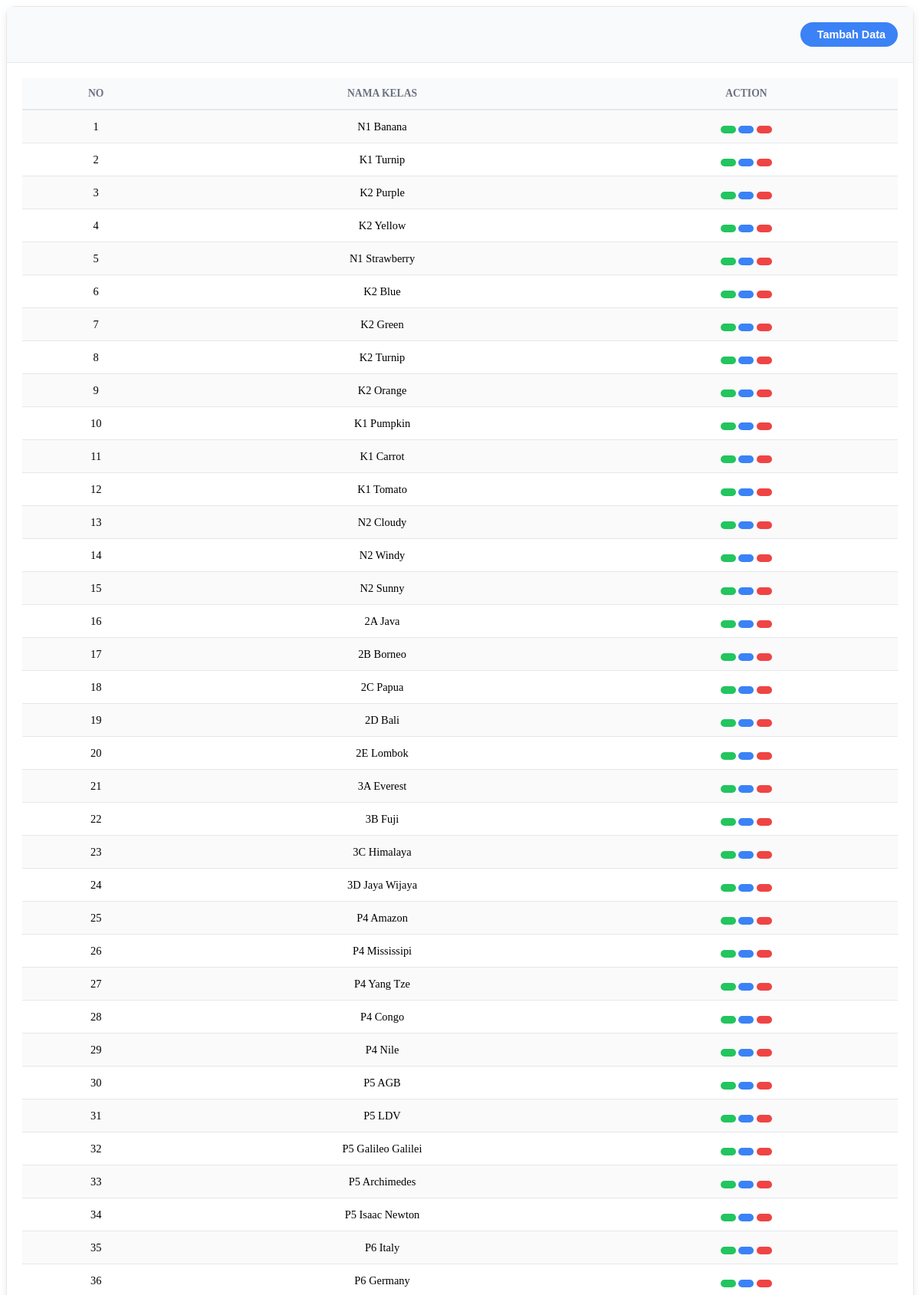
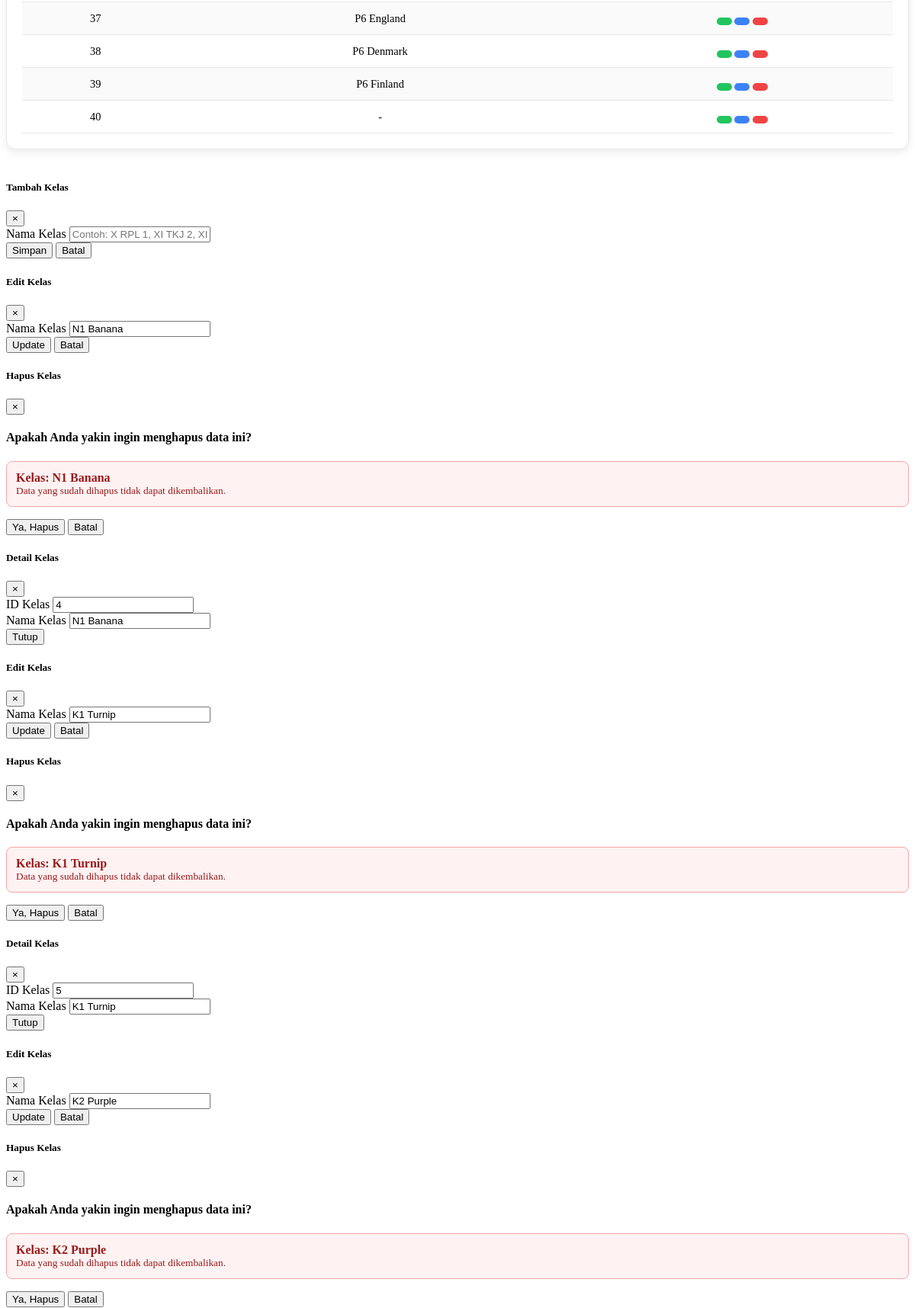
/admin/master/kelas/datakelas.php (upper part), run on the app's committed database (2 pictures, top to bottom).
### tables this page shows
CREATE TABLE `kelas` (
  `id_kelas` int(11) NOT NULL,
  `nama_kelas` varchar(22) DEFAULT NULL
);

### admin/master/kelas/datakelas.php (the view, shortened to what this page needs)
<?php
include '../koneksi.php';
function safe($v) {
    return htmlspecialchars((string)$v ?? '', ENT_QUOTES, 'UTF-8');
}
?>
<div class="kelas-content">
  <div class="row">
    <div class="col-md-12">
      <div class="card">
        <div class="card-header">
          <div class="d-flex align-items-center">
            <button class="btn btn-primary btn-round ml-auto" data-toggle="modal" data-target="#modalAddKelas">
              <i class="fa fa-plus"></i> Tambah Data
            </button>
          </div>
        </div>
        <div class="card-body">
          <div class="table-responsive">
            <table id="add-row" class="display table table-striped table-hover">
              <thead>
                <tr>
                  <th>No</th>
                  <th>Nama Kelas</th>
                  <th>Action</th>
                </tr>
              </thead>
              <tbody>
                <?php
                  $no = 1;
                  $query = mysqli_query($conn,'SELECT * FROM kelas ORDER BY id_kelas ASC');
                  while ($kelas = mysqli_fetch_array($query)) {
                ?>
                <tr>
                  <td><?= $no++ ?></td>
                  <td><?= safe($kelas['nama_kelas']) ?></td>
                  <td>
                    <a href="#modalDetailKelas<?= $kelas['id_kelas'] ?>" data-toggle="modal" title="Detail" class="btn btn-xs btn-success">
                    </a>
                    <a href="#modalEditKelas<?= $kelas['id_kelas'] ?>" data-toggle="modal" title="Edit" class="btn btn-xs btn-primary">
                    </a>
                    <a href="#modalHapusKelas<?= $kelas['id_kelas'] ?>" data-toggle="modal" title="Hapus" class="btn btn-xs btn-danger">
                    </a>
                  </td>
                </tr>
                <?php } ?>
              </tbody>
            </table>
          </div>
        </div>
      </div>
    </div>
  </div>
</div>
<div class="modal fade" id="modalAddKelas" tabindex="-1" role="dialog" aria-hidden="true">
  <div class="modal-dialog" role="document">
    <div class="modal-content">
      <div class="modal-header no-bd">
        <h5 class="modal-title">
          <span class="fw-mediumbold">Tambah</span>
          <span class="fw-light">Kelas</span>
        </h5>
        <button type="button" class="close" data-dismiss="modal" aria-label="Close">
          <span aria-hidden="true">&times;</span>
        </button>
      </div>
      <form method="POST" action="">
        <div class="modal-body">
          <div class="form-group">
            <label>Nama Kelas</label>
            <input type="text" name="nama_kelas" class="form-control" placeholder="Contoh: X RPL 1, XI TKJ 2, XII MM 3..." required maxlength="50">
          </div>
        </div>
        <div class="modal-footer no-bd">
          <button type="submit" name="simpan" class="btn btn-primary">
            <i class="fa fa-save"></i> Simpan
          </button>
          <button type="button" class="btn btn-danger" data-dismiss="modal">
            <i class="fa fa-undo"></i> Batal
          </button>
        </div>
      </form>
    </div>
  </div>
</div>
<?php
$p = mysqli_query($conn,'SELECT * FROM kelas ORDER BY id_kelas ASC');
while($d = mysqli_fetch_array($p)) {
?>
<div class="modal fade" id="modalEditKelas<?= $d['id_kelas'] ?>" tabindex="-1" role="dialog" aria-hidden="true">
  <div class="modal-dialog" role="document">
    <div class="modal-content">
      <div class="modal-header no-bd">
        <h5 class="modal-title">
          <span class="fw-mediumbold">Edit</span>
          <span class="fw-light">Kelas</span>
        </h5>
        <button type="button" class="close" data-dismiss="modal" aria-label="Close">
          <span aria-hidden="true">&times;</span>
        </button>
      </div>
      <form method="POST" action="">
        <div class="modal-body">
          <div class="form-group">
            <label>Nama Kelas</label>
            <input value="<?= safe($d['nama_kelas']) ?>" type="text" name="nama_kelas" class="form-control" placeholder="Nama Kelas..." required maxlength="50">
          </div>
        </div>
        <div class="modal-footer no-bd">
          <button type="submit" name="ubah" class="btn btn-primary">
            <i class="fa fa-save"></i> Update
          </button>
          <button type="button" class="btn btn-danger" data-dismiss="modal">
            <i class="fa fa-undo"></i> Batal
          </button>
        </div>
      </form>
    </div>
  </div>
</div>
<div class="modal fade" id="modalHapusKelas<?= $d['id_kelas'] ?>" tabindex="-1" role="dialog" aria-hidden="true">
  <div class="modal-dialog" role="document">
    <div class="modal-content">
      <div class="modal-header no-bd">
        <h5 class="modal-title">
          <span class="fw-mediumbold">Hapus</span>
          <span class="fw-light">Kelas</span>
        </h5>
        <button type="button" class="close" data-dismiss="modal" aria-label="Close">
          <span aria-hidden="true">&times;</span>
        </button>
      </div>
      <form method="POST" action="">
        <div class="modal-body">
          <h4>Apakah Anda yakin ingin menghapus data ini?</h4>
          <p style="margin-top:12px; padding:12px; background:#fef2f2; border:1px solid #fca5a5; border-radius:8px; color:#991b1b;">
            <strong>Kelas: <?= safe($d['nama_kelas']) ?></strong><br>
            <small>Data yang sudah dihapus tidak dapat dikembalikan.</small>
          </p>
        </div>
        <div class="modal-footer no-bd">
          <button type="submit" name="hapus" class="btn btn-danger">
            <i class="fa fa-trash"></i> Ya, Hapus
          </button>
          <button type="button" class="btn btn-primary" data-dismiss="modal">
            <i class="fa fa-undo"></i> Batal
          </button>
        </div>
      </form>
    </div>
  </div>
</div>
<div class="modal fade" id="modalDetailKelas<?= $d['id_kelas'] ?>" tabindex="-1" role="dialog" aria-hidden="true">
  <div class="modal-dialog" role="document">
    <div class="modal-content">
      <div class="modal-header no-bd">
        <h5 class="modal-title">
          <span class="fw-mediumbold">Detail</span>
          <span class="fw-light">Kelas</span>
        </h5>
        <button type="button" class="close" data-dismiss="modal" aria-label="Close">
          <span aria-hidden="true">&times;</span>
        </button>
      </div>
      <div class="modal-body">
        <div class="form-group">
          <label>ID Kelas</label>
          <input readonly value="<?= safe($d['id_kelas']) ?>" type="text" class="form-control">
        </div>
        <div class="form-group">
          <label>Nama Kelas</label>
          <input readonly value="<?= safe($d['nama_kelas']) ?>" type="text" class="form-control">
        </div>
      </div>
      <div class="modal-footer no-bd">
        <button type="button" class="btn btn-danger" data-dismiss="modal">
          <i class="fa fa-undo"></i> Tutup
        </button>
      </div>
    </div>
  </div>
</div>
<?php } ?>

### admin/master/kelas/datakelas.php (style rules this page uses)
.kelas-content, .kelas-content * { box-sizing: border-box !important; }
.kelas-content .page-header, .kelas-content .card, .kelas-content .card-header, .kelas-content .card-body, .kelas-content .row { margin: revert !important; padding: revert !important; }
.kelas-content { --kc-primary: #3b82f6; --kc-success: #22c55e; --kc-danger: #ef4444; --kc-text: #1f2937; --kc-muted: #6b7280; --kc-border: #e5e7eb; --kc-card: #ffffff; --kc-shadow: 0 4px 12px rgba(0,0,0,0.08); }
.kelas-content .row { display: flex !important; flex-wrap: wrap !important; margin: 0 -15px !important; }
.kelas-content .col-md-12 { flex: 0 0 100% !important; max-width: 100% !important; padding: 0 15px !important; }
.kelas-content .card { background: var(--kc-card) !important; border: 1px solid var(--kc-border) !important; border-radius: 12px !important; box-shadow: var(--kc-shadow) !important; margin-bottom: 20px !important; }
.kelas-content .card-header { padding: 20px !important; background: #f9fafb !important; border-bottom: 1px solid var(--kc-border) !important; }
.kelas-content .card-body { padding: 20px !important; }
.kelas-content .d-flex { display: flex !important; }
.kelas-content .align-items-center { align-items: center !important; }
.kelas-content .ml-auto { margin-left: auto !important; }
.kelas-content .btn { display: inline-flex !important; align-items: center !important; gap: 6px !important; padding: 8px 16px !important; font-size: 0.9rem !important; font-weight: 600 !important; border: none !important; border-radius: 8px !important; cursor: pointer !important; text-decoration: none !important; transition: all 0.2s ease !important; }
.kelas-content .btn-primary { background: var(--kc-primary) !important; color: white !important; }
.kelas-content .btn-success { background: var(--kc-success) !important; color: white !important; }
.kelas-content .btn-danger { background: var(--kc-danger) !important; color: white !important; }
.kelas-content .btn-xs { padding: 5px 10px !important; font-size: 0.8rem !important; }
.kelas-content .btn-round { border-radius: 50px !important; }
.kelas-content .table-responsive { overflow-x: auto !important; -webkit-overflow-scrolling: touch !important; }
.kelas-content .table { width: 100% !important; border-collapse: collapse !important; }
.kelas-content .table thead th { font-weight: 700 !important; color: var(--kc-muted) !important; font-size: 0.85rem !important; text-transform: uppercase !important; padding: 12px !important; text-align: center !important; border-bottom: 2px solid var(--kc-border) !important; background: #f9fafb !important; }
.kelas-content .table tbody td { padding: 12px !important; vertical-align: middle !important; border-bottom: 1px solid var(--kc-border) !important; text-align: center !important; font-size: 0.9rem !important; }
.kelas-content .table-striped tbody tr:nth-of-type(odd) { background: rgba(0,0,0,0.02) !important; }

### data on the page
kelas: nama_kelas "N1 Banana", id_kelas "4"
kelas: nama_kelas "K1 Turnip", id_kelas "5"
kelas: nama_kelas "K2 Purple"
kelas: nama_kelas "K2 Yellow"
kelas: nama_kelas "N1 Strawberry"
kelas: nama_kelas "K2 Blue"
kelas: nama_kelas "K2 Green"
kelas: nama_kelas "K2 Turnip"
kelas: nama_kelas "K2 Orange"
kelas: nama_kelas "K1 Pumpkin"
kelas: nama_kelas "K1 Carrot"
kelas: nama_kelas "K1 Tomato"
kelas: nama_kelas "N2 Cloudy"
kelas: nama_kelas "N2 Windy"
kelas: nama_kelas "N2 Sunny"
kelas: nama_kelas "2A Java"
kelas: nama_kelas "2B Borneo"
kelas: nama_kelas "2C Papua"
kelas: nama_kelas "2D Bali"
kelas: nama_kelas "2E Lombok"
kelas: nama_kelas "3A Everest"
kelas: nama_kelas "3B Fuji"
kelas: nama_kelas "3C Himalaya"
kelas: nama_kelas "3D Jaya Wijaya"
kelas: nama_kelas "P4 Amazon"
kelas: nama_kelas "P4 Mississipi"
kelas: nama_kelas "P4 Yang Tze"
kelas: nama_kelas "P4 Congo"
kelas: nama_kelas "P4 Nile"
kelas: nama_kelas "P5 AGB"
kelas: nama_kelas "P5 LDV"
kelas: nama_kelas "P5 Galileo Galilei"
kelas: nama_kelas "P5 Archimedes"
kelas: nama_kelas "P5 Isaac Newton"
kelas: nama_kelas "P6 Italy"
kelas: nama_kelas "P6 Germany"
kelas: nama_kelas "P6 England"
kelas: nama_kelas "P6 Denmark"
kelas: nama_kelas "P6 Finland"
kelas: nama_kelas "-"
